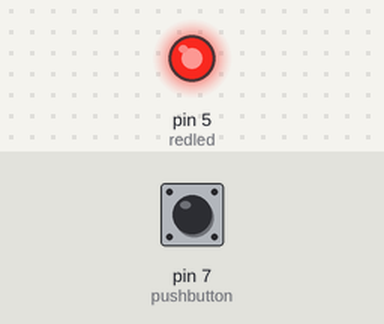
Recording of a sketch running on a simulated Arduino Uno, built with avr-gcc and run on an emulated ATmega328P. On the bench: output pins drawn as LEDs (lit = HIGH). The test bench sets the inputs (shaded band); at power-on: pin 7 (pushbutton) LOW.

Above: at 0.15 s.
At 5.9 s:
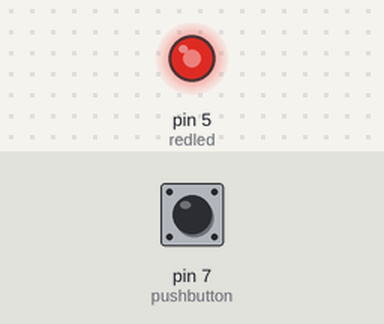
6.0 s: pin 7 (pushbutton) pulled HIGH for 2.95 s
At 6.45 s:
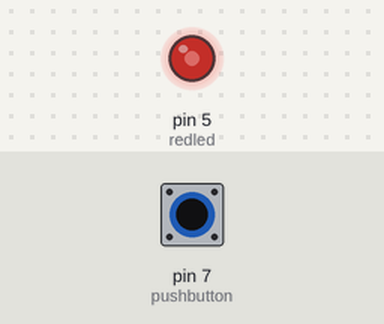
Timing chart, 0 to 39.9 s (numbered marks = the images above; inputs shaded):
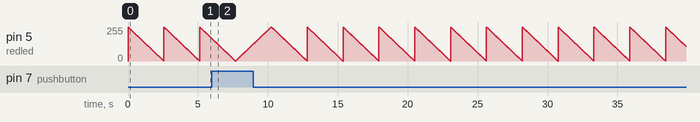

The sketch:

User_Program2_1.ino
```cpp
/*Software 1073 Arduino BoeBots
User Program
Method stubs are pre-made. add your own code to complete the challenge!

Program Task: Have the LED on pin 5 turn on when the button is pressed
Feel free to view the example program within the same folder if you need help!
*/
int redled = 5;
int pushbutton = 7;

void setup()
{
  pinMode(redled, OUTPUT);
  pinMode(pushbutton, INPUT);
}
void loop()
{
  if (digitalRead(pushbutton) == 1)
  {
    for (int i = 0; i <= 255; i = i+1)
    {
      analogWrite(redled, i);
      delay(10);
    }
  }
  else
  {
    for (int i = 255; i >= 0; i = i-1)
    {
      analogWrite(redled, i);
      delay(10);
    }
  }
}
```
